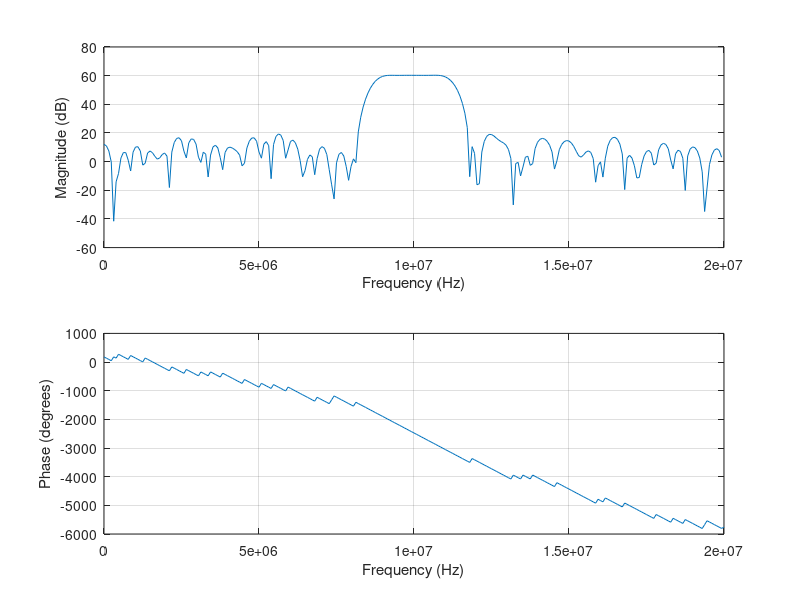

MATLAB code to generate this figure:
% sampling rate
fs =  40.0e6                            % external sampling rate.
fi =  10.0e6				% external if.

% Filter-1 cutoffs
a1 = fi - 1.3e6;
a2 = fi + 1.3e6

% low-pass filter.
b = fir1(127,[a1*2/fs, a2*2/fs]);       % 128 band pass filter.
B = 8;                                  % Number of bits
L = floor(log2((2^(B-1)-1)/max(b)));    % Round towards zero to avoid overflow
bsc = b*2^L;                            % scale 
lpf = round(bsc);                       % round: 

d = 1

freqz(lpf,d,128,40000000)

fp=fopen('filters.h','a')
fprintf(fp, '\nint8_t FILTER_1_COEFFS[128] = {')
fprintf(fp, '%d, ', lpf(1:127))
fprintf(fp, '%d}; ', lpf(128))
fclose(fp)
